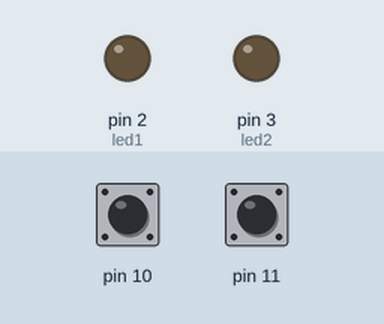
This sketch was run on a simulated Arduino Uno, built with avr-gcc and run on an emulated ATmega328P. Parts: output pins drawn as LEDs (lit = HIGH). Dashed ring = blinking. Inputs (shaded band) come from the test bench; at power-on: pin 10 HIGH, pin 11 HIGH.

Above: at 1.2 s.
1.3 s: pin 10 pulled LOW for 0.15 s
At 1.45 s:
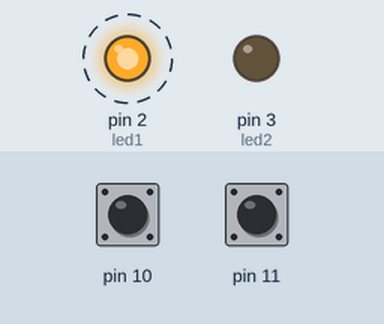
4.3 s: pin 11 pulled LOW for 0.15 s
At 4.7 s:
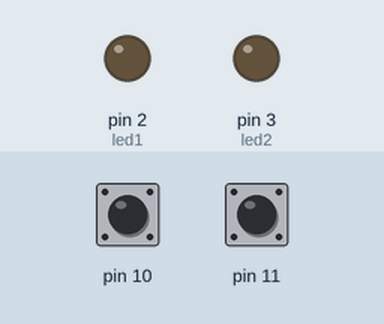
5.9 s: pin 10 pulled LOW for 1 s
At 6.35 s:
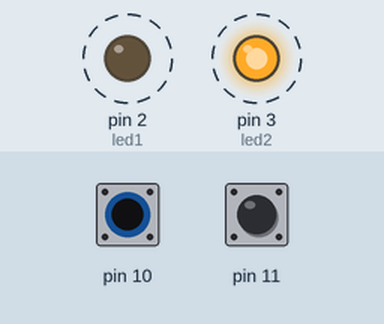
8.9 s: pin 11 pulled LOW for 1 s
At 9.4 s:
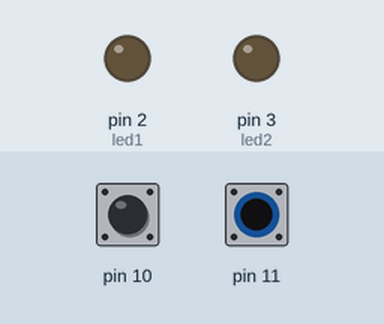
Timing chart, 0 to 11.9 s (numbered marks = the images above; inputs shaded):
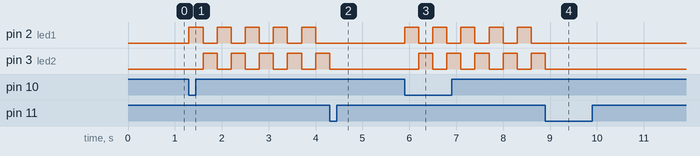

The sketch:

LucesEmergencia.ino
```cpp
int led1=2;
int led2=3;

void setup() {
pinMode(led1, OUTPUT);
pinMode(led2, OUTPUT);
pinMode(10, INPUT_PULLUP);
pinMode(11, INPUT_PULLUP);

}

void loop() {
if(digitalRead(10)==0){
  while(digitalRead(11)!=0){
     digitalWrite(led1, 1);

    delay(300);
    digitalWrite(led1, 0);
    digitalWrite(led2, 1);

    delay(300);
    digitalWrite(led2, 0);

  }
}

}
```

Measured:
- after the input at 1.3 s, pin 2 (led1): alternates HIGH for 0.30 s and LOW for 0.30 s, starting at once; pin 3 (led2): alternates HIGH for 0.30 s and LOW for 0.30 s, starting after 0.30 s
- after the input at 4.3 s, pin 2 (led1): stops changing and stays LOW; pin 3 (led2): goes on until 4.3 s, then stays LOW
- after the input at 5.9 s, pin 2 (led1): alternates HIGH for 0.30 s and LOW for 0.30 s, starting at once; pin 3 (led2): alternates HIGH for 0.30 s and LOW for 0.30 s, starting after 0.30 s
- after the input at 8.9 s, pin 2 (led1): stops changing and stays LOW; pin 3 (led2): goes on until 8.9 s, then stays LOW
